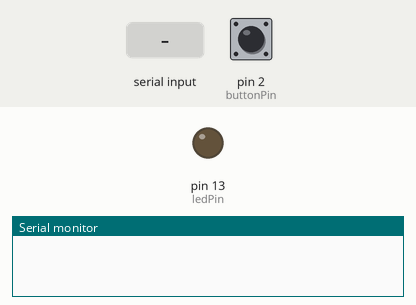
Simulated run of this sketch. Board: Arduino Uno, built with avr-gcc and run on an emulated ATmega328P. On the bench: output pins drawn as LEDs (lit = HIGH), the last lines printed to the serial monitor. Inputs (shaded band) come from the test bench; at power-on: pin 2 (buttonPin) HIGH.

Above: at 1.2 s.
1.3 s: "ON\n" received over the second serial link
At 1.6 s:
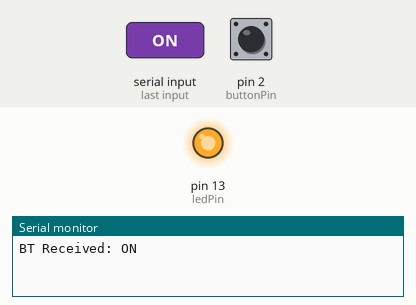
4.4 s: "OFF\n" received over the second serial link
At 5.2 s:
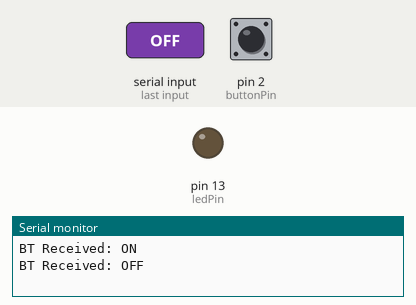
Timing chart, 0 to 7.4 s (numbered marks = the images above; inputs shaded):
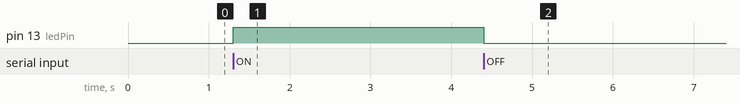

Measured:
- after the input at 1.3 s, pin 13 (ledPin): LOW → HIGH at once
- after the input at 4.4 s, pin 13 (ledPin): HIGH → LOW at once

The sketch:

Task3-3.ino
```cpp
#include <SoftwareSerial.h>

// Arduino Pin 10 接 HC-05 TXD，Pin 11 接 HC-05 RXD
SoftwareSerial BTSerial(10, 11); // RX, TX

const int ledPin = 13;
const int buttonPin = 2;

int lastButtonState = HIGH;

void setup() {
  pinMode(ledPin, OUTPUT);
  pinMode(buttonPin, INPUT_PULLUP);

  Serial.begin(9600);

  BTSerial.begin(9600);
}

void loop() {
  // 接收來自藍牙模組（C# 上位機）的指令
  if (BTSerial.available() > 0) {
    String command = BTSerial.readStringUntil('\n');
    command.trim();

    Serial.print("BT Received: ");
    Serial.println(command);

    if (command == "ON") {
      digitalWrite(ledPin, HIGH);
    }
    else if (command == "OFF") {
      digitalWrite(ledPin, LOW);
    }
  }

  // 偵測按鈕狀態變化，並透過藍牙回傳給 C#
  int currentState = digitalRead(buttonPin);
  if (currentState != lastButtonState) {
    if (currentState == LOW) {
      BTSerial.println("BUTTON_PRESSED");   // 透過藍牙發送
      Serial.println("Sent: BUTTON_PRESSED"); // 透過 USB 印出監控
    } else {
      BTSerial.println("BUTTON_RELEASED");  // 透過藍牙發送
      Serial.println("Sent: BUTTON_RELEASED");
    }
    lastButtonState = currentState;
    delay(50); //  Debounce
  }
}
```
